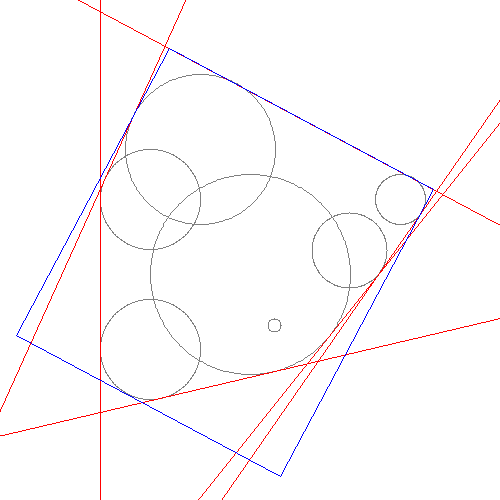

Reproduce this figure in Python.
#!/usr/bin/env python
"""
Generate visualisations for the main script
"""

from io import BytesIO
import sys

from PIL import Image, ImageDraw

import dailyprogrammer.challenges.c20170904e2 as challenge
from dailyprogrammer.utils.logging import moduleLogger

logger = moduleLogger(__name__)

INF = float('inf')

def getY(line, x):
    """
    Get a y coordinate for a line
    """
    m, c = line
    y = int((m * x) + c)
    return y

def main(circles):
    multiplier = 50
    im = Image.new("RGB", (10*multiplier, 10*multiplier), (255, 255, 255))
    draw = ImageDraw.Draw(im)

    # Draw circles
    logger.warn("Drawing circles")
    for circle in circles:
        x, y, r = circle
        coords = [i * multiplier for i in (x-r, y-r, x+r, y+r)]
        draw.ellipse(coords, outline=(127, 127, 127))

    # Draw tangent lines
    logger.warn("Drawing tangent lines")
    hull = challenge.convexHullDisks(circles)
    for line in hull:
        m, c = line

        c = c * multiplier

        xs = [-im.width, im.width]
        if abs(m) != INF:
            points = list((x, getY((m, c), x)) for x in xs)
        else:
            points = list((c, y) for y in xs)

        draw.line(points, fill=(255, 0, 0), width=1)

    # Draw smallest box
    logger.warn("Drawing box")
    box = challenge.minimumBounding(circles)
    for i, point in enumerate(box):
        a = box[i]
        try:
            b = box[i+1]
        except IndexError:
            b = box[0]
        points = [a, b]
        points = list(tuple(p * multiplier for p in point) for point in points)
        draw.line(points, fill=(0, 0, 255), width=1)

    im = im.transpose(Image.FLIP_TOP_BOTTOM)

    # write to stdout
    imagefile = BytesIO()
    im.save(imagefile, "PNG")
    imagedata = imagefile.getvalue()
    sys.stdout.buffer.write(imagedata)

if __name__ == "__main__":
    circles = [(3, 3, 1), (3, 6, 1), (4, 7, 1.5), (8, 6, 0.5), (7, 5, 0.75), (5, 4.5, 2), (5.5, 3.5, 0.125)]
    main(circles)
